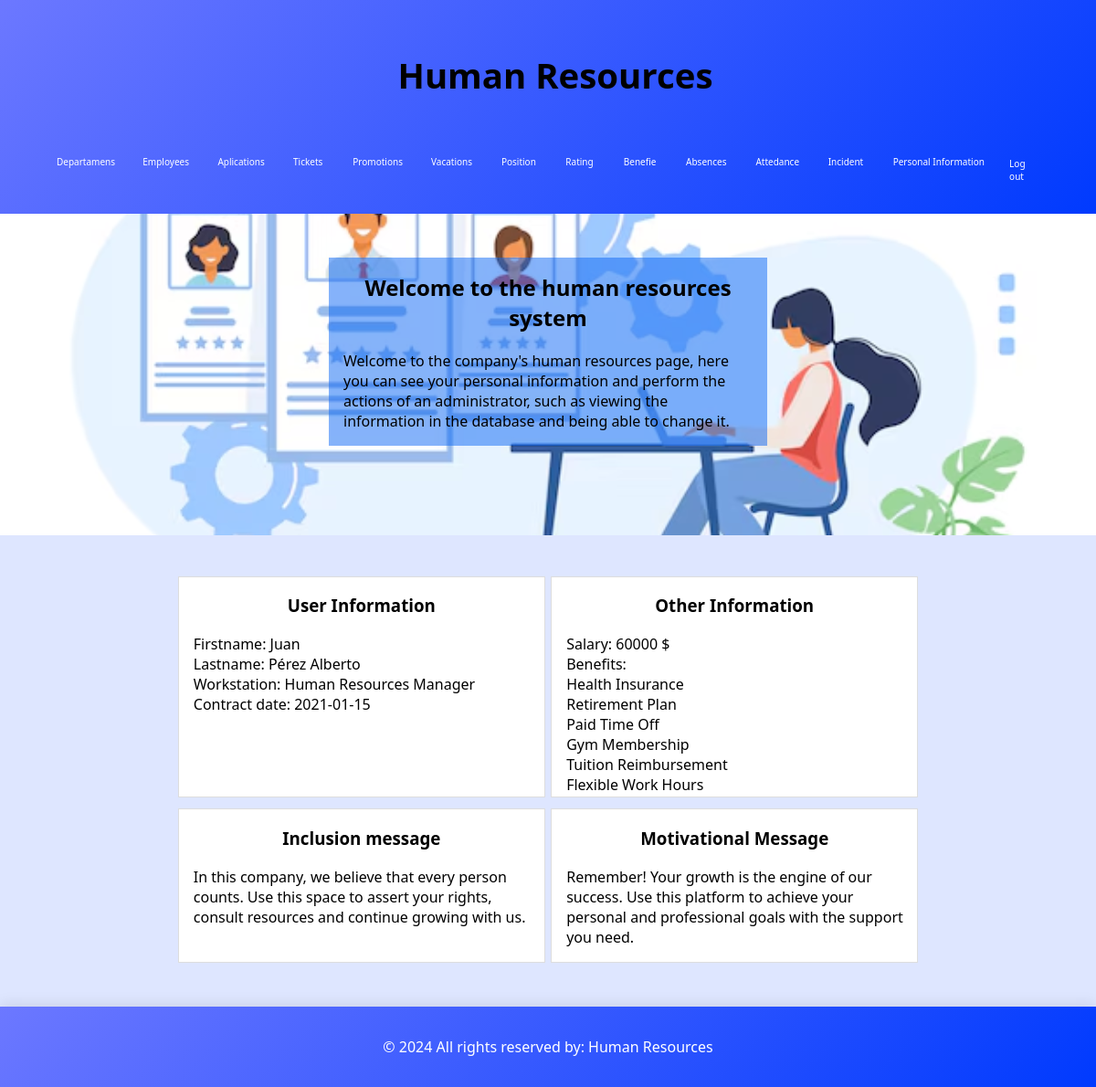
The app's page /Human_Resources/homeRH.php (signed in) with its own data.
### tables this page shows
create table employee(
    code varchar(5) primary key,
    firstName varchar(30) not null,
    lastName varchar(30) not null,
    middleName varchar(30) not null,
    email varchar(35) not null,
    gender varchar(1) not null,
    age int not null,
    image varchar(255),
    mobile varchar(15) not null,
    password varchar(20) not null,
    contractDate date not null,
    status varchar(30) not null default 'Active',
    positionCode varchar(5) not null,
    supervisorId varchar(5),
    index idx_employee(lastName),
    
    foreign key(positionCode) references `position`(code)
);

CREATE TABLE `position` (
    code VARCHAR(5) PRIMARY KEY,
    name VARCHAR(60) NOT NULL,
    salary FLOAT NOT NULL,
    departmentCode VARCHAR(5) NOT NULL,
    INDEX idx_position (name),
    FOREIGN KEY (departmentCode) REFERENCES department(code)
);

create table benefits(
    code varchar(5) primary key,
    name varchar(60) not null,
    type varchar(20) not null,
    description varchar(60) not null,
    index idx_benefits(name)
);

### functions.php (called while the page is built, shortened)
<?php
require("includes/config/MySQL_ConexionDB.php");
function workspace($User){
	global $db_con;
	$workspace = "";
	try{
		$query = "SELECT p.name FROM position as p INNER JOIN employee as e on e.positionCode = p.code WHERE e.code = :user";
		$stm = $db_con->prepare($query);
		$stm->bindParam("user", $User, PDO::PARAM_STR);
		$stm->execute();
		if ($row = $stm->fetch(PDO::FETCH_ASSOC)){
			$workspace = $row["name"];
		}
	} catch (PDOException $e) {
		exit("Error en la consulta: " . $e->getMessage());
	}
	return $workspace;
}
function salary($usuario){
	global $db_con;
	$salary = "";
	try{
		$query = "SELECT p.salary FROM position as p INNER JOIN employee as e on e.positionCode = p.code WHERE e.code = :usuario";
		$stm = $db_con->prepare($query);
		$stm->bindParam("usuario", $usuario, PDO::PARAM_STR);
		$stm->execute();
		if ($row = $stm->fetch(PDO::FETCH_ASSOC)){
			$salary = $row["salary"];
		}
	} catch (PDOException $e) {
		exit("Error en la consulta: " . $e->getMessage());
	}
	return $salary;
}
function showBenefits() {
    global $db_con;
    $benefits = [];
    try {
        $query = "SELECT code, name, type, description FROM benefits";
        $stm = $db_con->prepare($query);
        $stm->execute();
        while ($row = $stm->fetch(PDO::FETCH_ASSOC)) {
            $benefits[] = $row;
        }
    } catch (PDOException $e) {
        exit("Error en la consulta: " . $e->getMessage());
    }
    return $benefits;
}
function getUserInfo($User) {
    global $db_con;
    $infoUser = [];
    try {
        $query = "SELECT * FROM employee WHERE code = :user";
		$stm = $db_con->prepare($query);
		$stm->bindParam("user", $User, PDO::PARAM_STR);
		$stm->execute();
        while ($row = $stm->fetch(PDO::FETCH_ASSOC)) {
            $infoUser[] = $row;
        }
    } catch (PDOException $e) {
        exit("Error en la consulta: " . $e->getMessage());
    }
    return $infoUser;
}
?>

### Human_Resources/homeRH.php (the view)
<?php
include "../includes/headerHR.php";
require_once '../includes/config/MySQL_ConexionDB.php';
require_once '../functions.php';
$info = getUserInfo($IDUsuario);
            foreach ($info as $infos) {
                $firstname = $infos['firstName'];
                $lastname = $infos['lastName']." ".$infos['middleName'];
                $contract = $infos['contractDate'];
}
$workspace = workspace($IDUsuario);
$salary = salary($IDUsuario);
?>
<section class="homeInfo">
    <div class="moreInfo">
        <h2>Welcome to the human resources system</h2>
        <p>
        Welcome to the company's human resources page, here you can see your personal information and perform the actions of an administrator, such as viewing the information in the database and being able to change it.
        </p>
    </div>
</section>
<section class="container_home">
    <div class="home_first_div">
        <h3>User Information</h3>
        <p>
            Firstname: <?php echo $firstname; ?> <br>
            Lastname: <?php echo $lastname; ?> <br>
            Workstation: <?php echo $workspace; ?> <br>
            Contract date: <?php echo $contract; ?> <br>
        </p>
    </div>
    <div class="home_first_div">
        <h3>Other Information</h3>
        <p>
            Salary: <?php echo $salary; ?> $ <br>
            Benefits: <br>
            <?php
                $beneficios = showBenefits();
                foreach ($beneficios as $beneficio) {
                    echo $beneficio['name'] . "\n"; ?> <br><?php
                }
            ?>
        </p>
    </div>
</section>
<section class="container_home">
    <div class="home_first_div">
        <h3>Inclusion message</h3>
        <p>
            In this company, we believe that every person counts. Use this space to assert your rights, consult resources and continue growing with us.
        </p>
    </div>
    <div class="home_first_div">
        <h3>Motivational Message</h3>
        <p>
            Remember! Your growth is the engine of our success. Use this platform to achieve your personal and professional goals with the support you need.
        </p>
    </div>
</section>
<?php include "../includes/footer.php"?>

### includes/headerHR.php (shortened to what this page needs)
<!DOCTYPE html>
<html lang="en">
<head>
    <link rel="stylesheet" href="../css/modal.css">
    <link rel="stylesheet" href="../css/perfil.css">
    <link rel="stylesheet" href="../css/estilosdeLeon.css">
    <?php
    include_once("../functions.php");
        $IDUsuario = $_SESSION['user'];
    ?>
</head>
<body>
<section class="header">
    <a href="../Human_Resources/homeRH.php" style="text-decoration: none; color: inherit;">
        <h1>Human Resources</h1>
    </a><br>
    <div class="options">
        <nav>
            <div class="dropdown">
                <a href="../Human_Resources/departaments.php" class="dropbtn">Departamens</a>
            </div>
            <div class="dropdown">
                <a href="../Human_Resources/employee.php" class="dropbtn">Employees</a>
            </div>
            <div class="dropdown">
                <a href="../Human_Resources/aplications.php" class="dropbtn">Aplications</a>
            </div>
            <div class="dropdown">
                <a href="../Human_Resources/tickets.php" class="dropbtn">Tickets</a>
            </div>
            <div class="dropdown">
                <a href="../Human_Resources/promotions.php" class="dropbtn">Promotions</a>
            </div>
            <div class="dropdown">
                <a href="../Human_Resources/vacations.php" class="dropbtn">Vacations</a>
            </div>
            <div class="dropdown">
                <a href="../Human_Resources/position.php" class="dropbtn">Position</a>
            </div>
            <div class="dropdown">
                <a href="../Human_Resources/rating.php" class="dropbtn">Rating</a>
            </div>
            <div class="dropdown">
                <a href="../Human_Resources/benefie.php" class="dropbtn">Benefie</a>
            </div>
            <div class="dropdown">
                <a href="../Human_Resources/absences.php" class="dropbtn">Absences</a>
            </div>
            <div class="dropdown">
                <a href="../Human_Resources/attedance.php" class="dropbtn">Attedance</a>
            </div>
            <div class="dropdown">
                <a href="../Human_Resources/incident.php" class="dropbtn">Incident</a>
            </div>
            <div class="dropdown">
                <a href="../Human_Resources/informationAdmin.php" class="dropbtn">Personal Information</a>
            </div>
            <a href="../Session/logout.php">Log out</a>
        </nav>
    </div>
</section>

### includes/footer.php
<section>
    <footer class="custom-footer text-center py-4">
        <div class="">
            <p class="mb">
                &copy; <?php echo date("Y"); ?> All rights reserved by: Human Resources
            </p>
        </div>
    </footer>
</section>

### css/estilosdeLeon.css (style rules this page uses)
:root { --font-main: 'Segoe UI', sans-serif; --white: #ffffff; --black: #000000; --little_blue: #dee6ff; --little_gray: #efefef; --blue: #6c78ff; --blue_little: #ebf9ff; --dark_blue: #003afe; --very_green: #4dfe00; --green: #1ce42b; --purple: #003afe; --rojo: #ff4c4c; --rojo_hover: #ff6666; }
body { background-color: var(--little_blue); display: grid; min-height: 100vh; position: relative; grid-template-rows: auto 1fr auto; margin: 0; }
::placeholder { color: black; font-size: 1rem; font-family: Impact, Haettenschweiler, 'Arial Narrow Bold', sans-serif; opacity: .70; }
.home_first_div { background-color: var(--white); border: 1px solid #ddd; width: 25rem; margin-left: 0.2rem; margin-right: 0.2rem; margin-top: 0.8rem; max-height: 15rem; overflow-y: auto; }
.container_home { display: flex; justify-content: center; }
.home_first_div p { margin-left: 1rem; }
.homeInfo { background-image: url('../images/image1.jpg'); background-size: cover; background-position: center; background-repeat: no-repeat; height: 22rem; background-color: none; background-blend-mode: overlay; margin-bottom: 2rem; }
.moreInfo { height: auto; width: 30rem; background-color: rgba(12, 105, 245, 0.5); margin: 0 auto; }
.moreInfo h2 { margin-top: 3rem; padding-top: 1rem; }
.moreInfo p { margin-left: 1rem; margin-right: 1rem; margin-bottom: 1rem; padding-bottom: 1rem; }
.header { background: linear-gradient(135deg, var(--blue) 0%, var(--dark_blue) 100%); padding: 1.5rem 3rem; display: flex; justify-content: space-between; align-items: center; flex-wrap: wrap; flex-direction: column; transition: all 0.3s ease; box-shadow: 0 2px 15px rgba(0, 0, 0, 0.1); }
.header nav { display: flex; gap: 10px; align-items: center; }
.header nav a { color: var(--white); text-decoration: none; padding: 10px 14px; font-size: 10px; border-radius: 8px; transition: all 0.3s ease; position: relative; overflow: hidden; }
.header nav a::after { content: ''; position: absolute; bottom: 0; left: 50%; width: 0; height: 2px; background: var(--white); transition: all 0.3s ease; transform: translateX(-50%); }
footer { background: linear-gradient(135deg, var(--blue) 0%, var(--dark_blue) 100%); padding: 2rem 1.5rem; display: flex; flex-direction: column; justify-content: center; align-items: center; gap: 1rem; margin-top: 3rem; box-shadow: 0 -2px 15px rgba(0, 0, 0, 0.1); }
footer p { font-family: 'Segoe UI', Tahoma, Geneva, Verdana, sans-serif; color: var(--white); font-size: 1rem; text-align: center; margin: 0; line-height: 1.5; }
html { height: 100%; font-family: var(--font-main); }
h1 { text-align: center; font-size: 2.4rem; font-family: var(--font-main); margin-left: 1rem; }
h2 { text-align: center; font-family: var(--font-main); }
h3 { text-align: center; font-family: var(--font-main); }
p { font-family: var(--font-main); }
footer p { font-family: var(--font-main); text-align: center; }
::placeholder { font-family: var(--font-main); font-size: 1rem; opacity: .70; }
.header nav a { font-family: var(--font-main); }

### records on screen
employee: firstName "Juan", lastname "Pérez Alberto", contractDate "2021-01-15"
position: name "Human Resources Manager"
benefits: name "Health Insurance"
benefits: name "Retirement Plan"
benefits: name "Paid Time Off"
benefits: name "Gym Membership"
benefits: name "Tuition Reimbursement"
benefits: name "Flexible Work Hours"

### other values on screen
$salary "60000"
